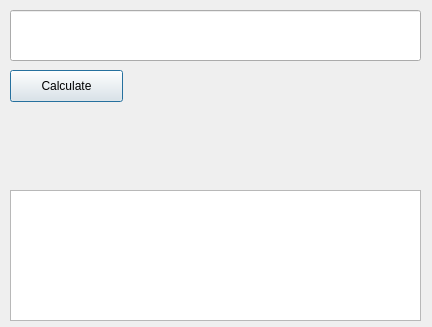
<?xml version="1.0" encoding="UTF-8"?>
<ui version="4.0">
 <class>Dialog</class>
 <widget class="QDialog" name="Dialog">
  <property name="geometry">
   <rect>
    <x>0</x>
    <y>0</y>
    <width>432</width>
    <height>327</height>
   </rect>
  </property>
  <property name="windowTitle">
   <string>Dialog</string>
  </property>
  <widget class="QLineEdit" name="lineEdit">
   <property name="geometry">
    <rect>
     <x>10</x>
     <y>10</y>
     <width>411</width>
     <height>51</height>
    </rect>
   </property>
  </widget>
  <widget class="QTextEdit" name="textEdit">
   <property name="geometry">
    <rect>
     <x>10</x>
     <y>190</y>
     <width>411</width>
     <height>131</height>
    </rect>
   </property>
  </widget>
  <widget class="QPushButton" name="calculateButton">
   <property name="geometry">
    <rect>
     <x>10</x>
     <y>70</y>
     <width>113</width>
     <height>32</height>
    </rect>
   </property>
   <property name="text">
    <string>Calculate</string>
   </property>
  </widget>
 </widget>
 <resources/>
 <connections/>
</ui>
